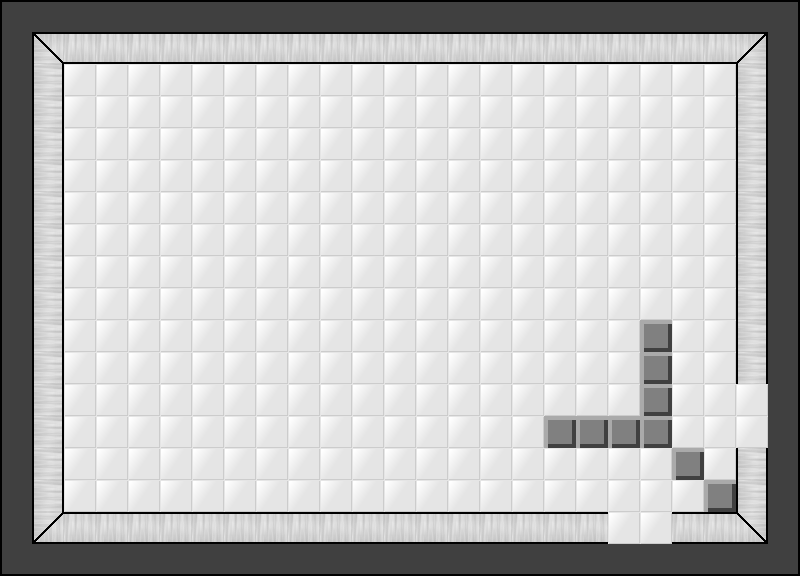

Tiled map render using the project's own tile images. Description and the map definition, with tile-layer contents summarised, below:
An orthogonal 25x18 tile map with 32x32 px tiles, 2 tile layers (Tile Layer 2, Tile Layer 1) and 197 objects (120x pit, 70x conveyor, 5x hiddenpit, 2x door).

<map version="1.0" orientation="orthogonal" width="25" height="18" tilewidth="32" tileheight="32">
 <tileset firstgid="1" name="room_tileset" tilewidth="32" tileheight="32">
  <image source="../graphics/room_tileset.png" width="192" height="256" />
 </tileset>
 <layer name="Tile Layer 2" width="25" height="18">
  <data>[450 cells, 450 non-empty, 2 distinct tile ids]</data>
 </layer>
 <layer name="Tile Layer 1" width="25" height="18">
  <data>[450 cells, 160 non-empty, 15 distinct tile ids]</data>
 </layer>
 <objectgroup name="Object Layer 1" width="25" height="18">
  <object type="pit" x="352" y="160" width="32" height="32" />
  <object type="pit" x="448" y="192" width="32" height="32" />
  <object type="pit" x="416" y="192" width="32" height="32" />
  <object type="pit" x="384" y="192" width="32" height="32" />
  <object type="pit" x="352" y="192" width="32" height="32" />
  <object type="pit" x="608" y="128" width="32" height="32" />
  <object type="pit" x="608" y="160" width="32" height="32" />
  <object type="pit" x="672" y="128" width="32" height="32" />
  <object type="pit" x="672" y="160" width="32" height="32" />
  <object type="conveyor" x="672" y="96" width="32" height="32">
   <properties>
    <property name="dir" value="w" />
   </properties>
  </object>
  <object type="pit" x="640" y="160" width="32" height="32" />
  <object type="pit" x="640" y="128" width="32" height="32" />
  <object type="conveyor" x="704" y="288" width="32" height="32">
   <properties>
    <property name="dir" value="n" />
   </properties>
  </object>
  <object type="pit" x="608" y="192" width="32" height="32" />
  <object type="pit" x="608" y="224" width="32" height="32" />
  <object type="pit" x="672" y="224" width="32" height="32" />
  <object type="pit" x="640" y="192" width="32" height="32" />
  <object type="pit" x="672" y="192" width="32" height="32" />
  <object type="pit" x="640" y="224" width="32" height="32" />
  <object type="pit" x="416" y="448" width="32" height="32" />
  <object type="pit" x="480" y="448" width="32" height="32" />
  <object type="pit" x="416" y="416" width="32" height="32" />
  <object type="pit" x="480" y="416" width="32" height="32" />
  <object type="pit" x="448" y="448" width="32" height="32" />
  <object type="pit" x="448" y="416" width="32" height="32" />
  <object type="pit" x="288" y="448" width="32" height="32" />
  <object type="pit" x="352" y="448" width="32" height="32" />
  <object type="pit" x="288" y="384" width="32" height="32" />
  <object type="pit" x="288" y="416" width="32" height="32" />
  <object type="pit" x="352" y="416" width="32" height="32" />
  <object type="pit" x="384" y="416" width="32" height="32" />
  <object type="pit" x="320" y="448" width="32" height="32" />
  <object type="pit" x="320" y="416" width="32" height="32" />
  <object type="pit" x="384" y="448" width="32" height="32" />
  <object type="pit" x="160" y="448" width="32" height="32" />
  <object type="pit" x="256" y="384" width="32" height="32" />
  <object type="pit" x="160" y="384" width="32" height="32" />
  <object type="pit" x="224" y="384" width="32" height="32" />
  <object type="pit" x="192" y="448" width="32" height="32" />
  <object type="pit" x="512" y="352" width="32" height="32" />
  <object type="pit" x="512" y="256" width="32" height="32" />
  <object type="pit" x="480" y="320" width="32" height="32" />
  <object type="pit" x="480" y="352" width="32" height="32" />
  <object type="pit" x="480" y="288" width="32" height="32" />
  <object type="pit" x="512" y="288" width="32" height="32" />
  <object type="pit" x="448" y="256" width="32" height="32" />
  <object type="pit" x="448" y="352" width="32" height="32" />
  <object type="pit" x="480" y="256" width="32" height="32" />
  <object type="pit" x="448" y="320" width="32" height="32" />
  <object type="pit" x="448" y="288" width="32" height="32" />
  <object type="pit" x="512" y="320" width="32" height="32" />
  <object type="pit" x="384" y="352" width="32" height="32" />
  <object type="pit" x="288" y="320" width="32" height="32" />
  <object type="pit" x="288" y="352" width="32" height="32" />
  <object type="pit" x="384" y="256" width="32" height="32" />
  <object type="pit" x="352" y="320" width="32" height="32" />
  <object type="pit" x="288" y="256" width="32" height="32" />
  <object type="pit" x="352" y="352" width="32" height="32" />
  <object type="pit" x="288" y="288" width="32" height="32" />
  <object type="pit" x="352" y="288" width="32" height="32" />
  <object type="pit" x="384" y="288" width="32" height="32" />
  <object type="pit" x="352" y="256" width="32" height="32" />
  <object type="pit" x="384" y="320" width="32" height="32" />
  <object type="pit" x="256" y="352" width="32" height="32" />
  <object type="pit" x="160" y="352" width="32" height="32" />
  <object type="pit" x="256" y="256" width="32" height="32" />
  <object type="pit" x="224" y="320" width="32" height="32" />
  <object type="pit" x="160" y="256" width="32" height="32" />
  <object type="pit" x="224" y="352" width="32" height="32" />
  <object type="pit" x="160" y="288" width="32" height="32" />
  <object type="pit" x="224" y="288" width="32" height="32" />
  <object type="pit" x="256" y="288" width="32" height="32" />
  <object type="pit" x="192" y="256" width="32" height="32" />
  <object type="pit" x="224" y="256" width="32" height="32" />
  <object type="pit" x="192" y="288" width="32" height="32" />
  <object type="pit" x="256" y="320" width="32" height="32" />
  <object type="pit" x="576" y="224" width="32" height="32" />
  <object type="pit" x="480" y="192" width="32" height="32" />
  <object type="pit" x="576" y="128" width="32" height="32" />
  <object type="pit" x="576" y="160" width="32" height="32" />
  <object type="pit" x="512" y="192" width="32" height="32" />
  <object type="pit" x="576" y="192" width="32" height="32" />
  <object type="pit" x="224" y="192" width="32" height="32" />
  <object type="pit" x="288" y="192" width="32" height="32" />
  <object type="pit" x="224" y="128" width="32" height="32" />
  <object type="pit" x="224" y="160" width="32" height="32" />
  <object type="pit" x="288" y="160" width="32" height="32" />
  <object type="pit" x="256" y="128" width="32" height="32" />
  <object type="pit" x="288" y="128" width="32" height="32" />
  <object type="pit" x="256" y="192" width="32" height="32" />
  <object type="pit" x="256" y="160" width="32" height="32" />
  <object type="pit" x="160" y="192" width="32" height="32" />
  <object type="pit" x="160" y="224" width="32" height="32" />
  <object type="pit" x="96" y="160" width="32" height="32" />
  <object type="pit" x="160" y="160" width="32" height="32" />
  <object type="pit" x="128" y="224" width="32" height="32" />
  <object type="pit" x="128" y="192" width="32" height="32" />
  <object type="pit" x="128" y="160" width="32" height="32" />
  <object type="pit" x="320" y="96" width="32" height="32" />
  <object type="pit" x="160" y="96" width="32" height="32" />
  <object type="pit" x="96" y="96" width="32" height="32" />
  <object type="pit" x="128" y="96" width="32" height="32" />
  <object type="pit" x="96" y="448" width="32" height="32" />
  <object type="pit" x="128" y="384" width="32" height="32" />
  <object type="pit" x="96" y="352" width="32" height="32" />
  <object type="pit" x="128" y="448" width="32" height="32" />
  <object type="pit" x="128" y="288" width="32" height="32" />
  <object type="pit" x="128" y="352" width="32" height="32" />
  <object type="pit" x="128" y="256" width="32" height="32" />
  <object type="pit" x="96" y="384" width="32" height="32" />
  <object type="pit" x="576" y="288" width="32" height="32" />
  <object type="pit" x="544" y="352" width="32" height="32" />
  <object type="hiddenpit" x="608" y="384" width="32" height="32" />
  </objectgroup>
</map>
<!-- 84 of 197 objects omitted -->
